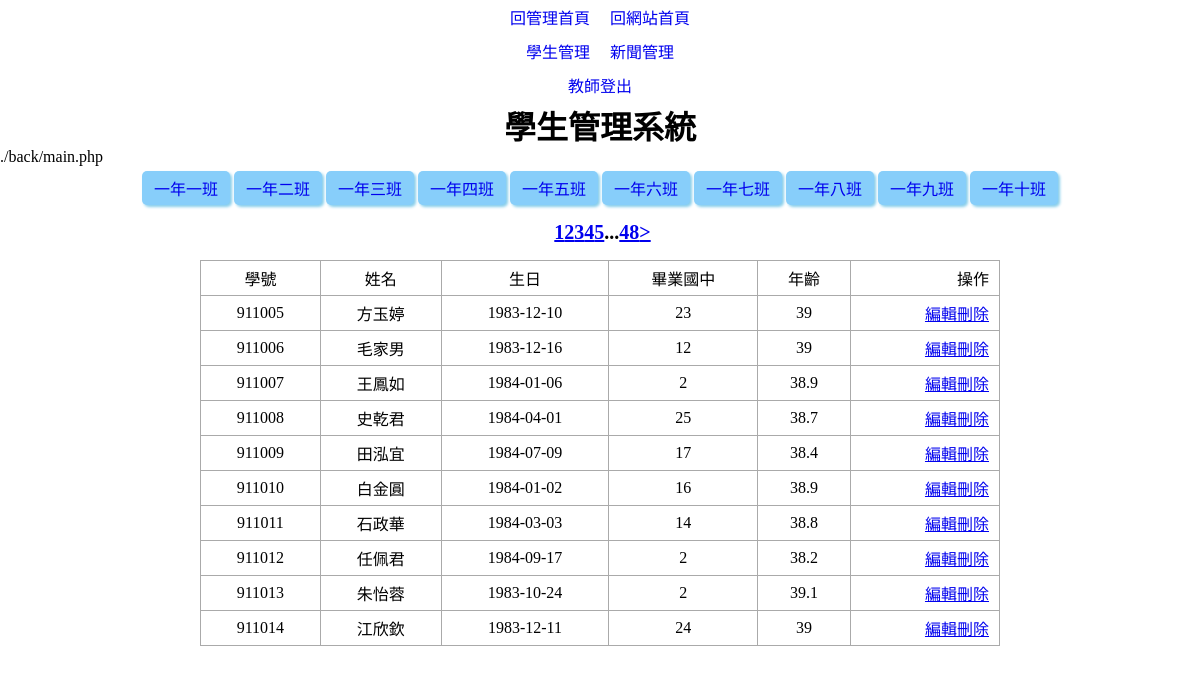
Page /admin_center.php (signed in) on the committed database.
### tables this page shows
CREATE TABLE `classes` (
  `id` int(10) UNSIGNED NOT NULL,
  `code` varchar(3) NOT NULL,
  `name` varchar(12) NOT NULL,
  `tutor` varchar(8) NOT NULL
);

CREATE TABLE `students` (
  `id` int(10) UNSIGNED NOT NULL,
  `school_num` int(6) DEFAULT NULL COMMENT '學號',
  `name` varchar(8) DEFAULT NULL COMMENT '姓名',
  `birthday` date DEFAULT NULL COMMENT '出生年月日',
  `uni_id` varchar(10) DEFAULT NULL COMMENT '身分證號碼',
  `addr` varchar(32) DEFAULT NULL COMMENT '住址',
  `parents` varchar(8) DEFAULT NULL COMMENT '家長',
  `tel` varchar(16) DEFAULT NULL COMMENT '電話',
  `dept` varchar(8) DEFAULT NULL COMMENT '科別',
  `graduate_at` varchar(16) DEFAULT NULL COMMENT '畢業國中',
  `status_code` varchar(4) DEFAULT NULL
);

### back/main.php (the view, shortened to what this page needs)
<?php
include "./layouts/class_nav.php";
?>
<?php
    if (isset($_GET['code'])) {
        $sql = "SELECT `students`.`id`,
                `students`.`school_num` as '學號',
                `students`.`name` as '姓名',
                `students`.`birthday` as '生日',
                `students`.`graduate_at` as '畢業國中'
                FROM `students`,`class_student`
                WHERE `class_student`.`school_num`=`students`.`school_num` && `class_code`='{$_GET['code']}'";
        $sql_total = "SELECT count(`students`.`id`)
                FROM `students`,`class_student`
                WHERE `class_student`.`school_num`=`students`.`school_num` &&  `class_code`='{$_GET['code']}'";
    }else{
        $sql = "SELECT `students`.`id`,
                `students`.`school_num` as '學號',
                `students`.`name` as '姓名',
                `students`.`birthday` as '生日',
                `students`.`graduate_at` as '畢業國中'
                FROM `students`";
        $sql_total = "SELECT count(`students`.`id`)
                FROM `students`";
    }
    $div=10;
    $total=$pdo->query($sql_total)->fetchColumn();
    $pages=ceil($total/$div);
    $now=(isset($_GET['page']))?$_GET['page']:1;
    $start=($now-1)*$div;
    $sql=$sql."LIMIT $start,$div";
    $rows = $pdo->query($sql)->fetchAll(PDO::FETCH_ASSOC);
    ?>
    <div class="pages">
    <?php
    if(($now-1)>=1){
        $prev=$now-1;
        if(isset($_GET['code'])){
            echo "<a href='?page=$prev&code={$_GET['code']}'>";
            echo "&lt";
            echo "</a>";
        }else{
            echo "<a href='?page=$prev'>";
            echo "&lt";
            echo "</a>";
        }
    }else{
        echo "<a class='noshow'>&nbsp;</a>";
    }
    ?>
<?php
        if($now>=3 && $now<=($pages-2)){
            $startPage=$now-2;
        }else if($now-2<3){
            $startPage=1;
        }else{
            $startPage=$pages-4;
        }
        for($i=$startPage;$i<=($startPage+4);$i++){
            $nowPage=($i==$now)?'now':'';
            if(isset($_GET['code'])){
                echo "<a href='?page=$i&code={$_GET['code']}' class='$nowPage'> ";
                echo $i;
                echo " </a>";
            }else{
                echo "<a href='?page=$i' class='$nowPage'> ";
                echo $i;
                echo " </a>";
            }
        }
        ?>
<?php
        if($now<=($pages-3)){
            if(isset($_GET['code'])){
                echo "...<a href='?page=$pages&code={$_GET['code']}'> ";
                echo "$pages";
                echo " </a>";
            }else{
                echo "...<a href='?page=$pages'> ";
                echo "$pages";
                echo " </a>";
            }
        }
    ?>
    <?php
    if(($now+1)<=$pages){
        $next=$now+1;
        if(isset($_GET['code'])){
            echo "<a href='?page=$next&code={$_GET['code']}'>";
            echo "&gt";
            echo "</a>";
        }else{
            echo "<a href='?page=$next'>";
            echo "&gt";
            echo "</a>";
        }
    }else{
        echo "<a class='noshow'>&nbsp</a>";
    }
    ?>
    </div>
    <table class='list-students'>
        <tr>
            <td>學號</td>
            <td>姓名</td>
            <td>生日</td>
            <td>畢業國中</td>
            <td>年齡</td>
            <td>操作</td>
        </tr>
        <?php
        foreach ($rows as $row) {
            $age = round((strtotime('now') - strtotime($row['生日'])) / (60 * 60 * 24 * 365), 1);
            echo "<tr>";
            echo "<td>{$row['學號']}</td>";
            echo "<td>{$row['姓名']}</td>";
            echo "<td>{$row['生日']}</td>";
            echo "<td>{$row['畢業國中']}</td>";
            echo "<td>$age</td>";
            echo "<td>";
            echo "<a href='./back/edit.php?id={$row['id']}'>編輯</a>";
            echo "<a href='./back/confirm.php?id={$row['id']}'>刪除</a>";
            echo "</td>";
            echo "</tr>";
        }
        ?>
    </table>

### layouts/class_nav.php
<nav>
    <ul class="class-list">
    <?php
        $sql="SELECT `id`,`code`,`name` FROM `classes`";
        $classes=$pdo->query($sql)->fetchAll(PDO::FETCH_ASSOC);
        foreach($classes as $class){
            echo "<li><a href='?code={$class['code']}'>{$class['name']}</a></li>";
        }
    ?>
    </ul>
    </nav>

### style.css (style rules this page uses)
* { margin: 0; padding: 0; box-sizing: border-box; }
.list-students { border-collapse: collapse; width:800px; margin:auto; }
.list-students td { border: 1px solid #aaa; padding: 5px 10px; text-align: center; }
.list-students td:nth-last-child(1) { text-align: right; }
nav a { display: inline-block; padding: 5px 10px; text-decoration: none; }
.class-list { display: flex; list-style-type: none; justify-content: center; align-items: center; margin:5px 0; }
nav ul.class-list li a { padding:5px 12px; margin:0 2px; border-radius:5px; background-color: lightskyblue; box-shadow:2px 2px 3px skyblue; text-decoration: none; }
nav,pages { text-align: center; }
.pages { font-size:20px; font-weight: bolder; margin:1rem auto; display: flex; justify-content:center; width:800px; }

### rows in the picture
classes: name "一年一班"
classes: name "一年二班"
classes: name "一年三班"
classes: name "一年四班"
classes: name "一年五班"
classes: name "一年六班"
classes: name "一年七班"
classes: name "一年八班"
classes: name "一年九班"
classes: name "一年十班"
students: school_num "911005", name "方玉婷", birthday "1983-12-10", graduate_at "23", birthday "39"
students: school_num "911006", name "毛家男", birthday "1983-12-16", graduate_at "12", birthday "39"
students: school_num "911007", name "王鳳如", birthday "1984-01-06", graduate_at "2", birthday "38.9"
students: school_num "911008", name "史乾君", birthday "1984-04-01", graduate_at "25", birthday "38.7"
students: school_num "911009", name "田泓宜", birthday "1984-07-09", graduate_at "17", birthday "38.4"
students: school_num "911010", name "白金圓", birthday "1984-01-02", graduate_at "16", birthday "38.9"
students: school_num "911011", name "石政華", birthday "1984-03-03", graduate_at "14", birthday "38.8"
students: school_num "911012", name "任佩君", birthday "1984-09-17", graduate_at "2", birthday "38.2"
students: school_num "911013", name "朱怡蓉", birthday "1983-10-24", graduate_at "2", birthday "39.1"
students: school_num "911014", name "江欣欽", birthday "1983-12-11", graduate_at "24", birthday "39"

### other values in the picture
$file "./back/main.php"
$pages "48"
